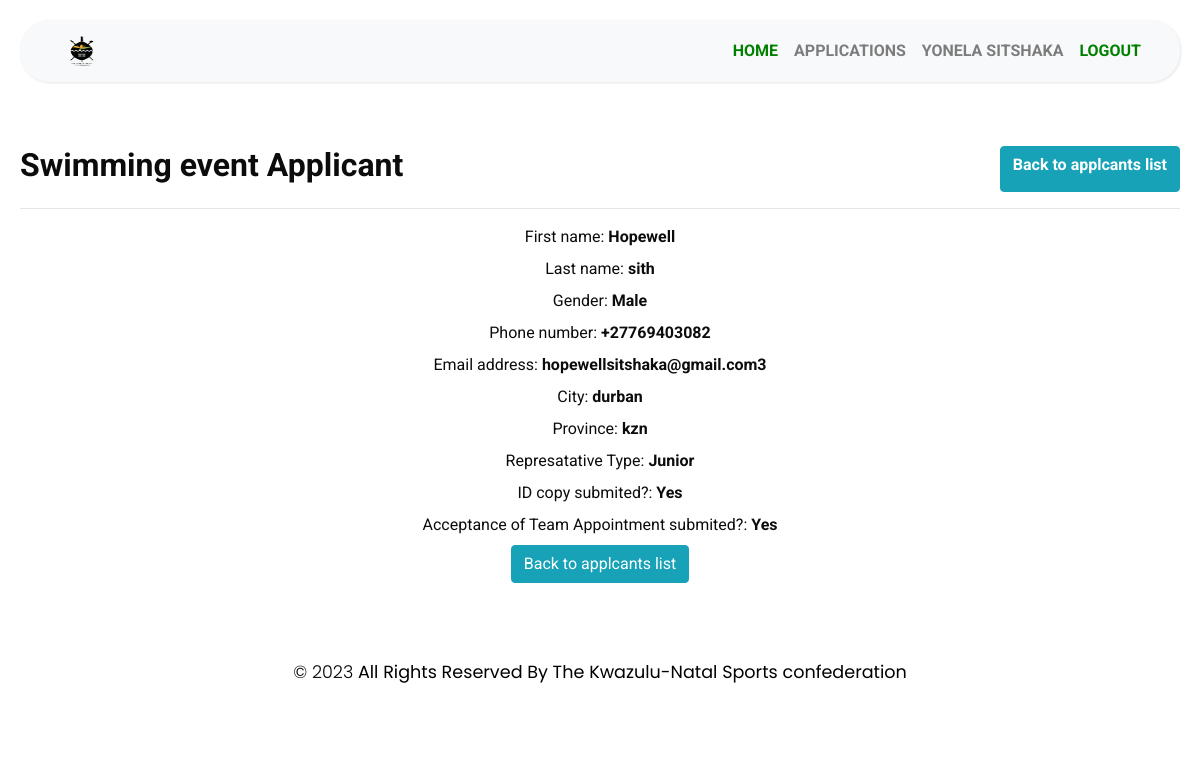
Screenshot of /represantativeDetails/1 (signed in) with the database file from the repository.
### MyApp/models.py (models this page shows)
class Application(models.Model):
    ApplicationId = models.AutoField(primary_key=True)
    user = models.ForeignKey(User,blank=True,null=True,on_delete=models.CASCADE)
    FederationPersonel = models.ForeignKey(FederationPersonel,blank=True,null=True,on_delete=models.CASCADE)
    EventName = models.CharField(max_length=255)
    StartDate = models.DateTimeField(max_length=255)
    EndDate = models.DateTimeField(max_length=255)
    HostCity = models.CharField(max_length=255)
    HostProvince =models.CharField(max_length=255)
    ReportSubmitAgreement = models.BooleanField(default=False)
    NumberOfTeam = models.IntegerField()
    MethodOfSelection = models.CharField(max_length=255)
    SelectionApprovedDate = models.DateField(max_length=255)
    TravelDateTime = models.DateTimeField(max_length=255)
    ModeOfTravel = models.CharField(max_length=255)
    CodeOfConductAcceped = models.BooleanField(default=False)
    RegulationsInterestDeclaration  = models.CharField(max_length=300, default='NotProvided')
    RegulationsInterestDeclaration  = models.CharField(max_length=300, default='NotProvided')
    SelectionCriteriaProtocols = models.CharField(max_length=300, default='NotProvided')
    GeneralRegulationSelectionProcedure  =models.CharField(max_length=300, default='NotProvided')
    DocumentationOfSelectionSubmitted = models.CharField(max_length=300, default='NotProvided')
    TeamOfficialDuties = models.CharField(max_length=300, default='NotProvided')
    AcceptanceOfTeamAppointment = models.CharField(max_length=300, default='NotProvided')
    HighPerformancePlan = models.CharField(max_length=300, default='NotProvided')
    EventInvitation  = models.CharField(max_length=300, default='NotProvided')
    ApplicationDate  = models.DateTimeField(default=datetime.now())
    Step = models.CharField(max_length=255, default='start')
    ApplicationStatus = models.CharField(max_length=255, default='Oncreate')
    isHistory = models.BooleanField(default=False)
    DateCreated = models.DateTimeField(default=datetime.now())
    DeclineReason = models.TextField(blank=True, null=True)
    CancelReason = models.TextField(blank=True, null=True)
    ApparelLetters = models.CharField(max_length=300, blank=True, null=True)

class Represantative(models.Model):
    RepresantativeId = models.AutoField(primary_key=True)
    application = models.ForeignKey(Application,blank=True,null=True,on_delete=models.CASCADE)
    FirstName = models.CharField(max_length=255)
    Surname =models.CharField(max_length=255)
    Gender = models.CharField(max_length=255)
    Event = models.CharField(max_length=255)
    PhoneNumber = models.CharField(max_length=255)
    Email = models.CharField(max_length=255)
    City = models.CharField(max_length=255)
    Province = models.CharField(max_length=255)
    Date = models.DateTimeField(auto_now=False, auto_now_add=True)
    RepresanativeLeve = models.CharField(max_length=255)
    Duration = models.CharField(max_length=255)
    IDCopySubmited = models.BooleanField(default=False,blank=False,null=False)
    AcceptanceofTeamAppointment = models.BooleanField(default=False,blank=False,null=False)
    RepresatativeType = models.CharField(max_length=255, default='Junior')

### MyApp/views.py (the view)
# urls.py: path('represantativeDetails/<int:represantativeId>', views.represantativeDetails, name="represantativeDetails"),
def represantativeDetails(request, represantativeId):
    represantative = get_object_or_404(Represantative, pk=represantativeId)
    application = represantative.application
    return render(request, 'MyApp/represantativeDetails.html',{"represantative":represantative,"application":application})

### MyApp/templates/MyApp/represantativeDetails.html (shortened to what this page needs)
{% extends "MyApp/base.html" %}
{% block content %}
    {% load static %}
    <div style="display:flex; justify-content:space-between;">
        <div>
        <h2>
            <b>
                {{application.EventName}} Applicant
            </b>
        </h2>
        </div>
        <a style="display:flex; justify-content:center;align-content:center" href="{% url 'Applcants' applicationId=application.ApplicationId %}" class="btn btn-info">
            <b>
                Back to applcants list
            </b>
        </a>
    </div>
    <hr/>
    <div class="container">
        <center>
            <div>
                <label>First name: <b>{{represantative.FirstName}}</b></label><br/>
                <label>Last name: <b>{{represantative.Surname}}</b></label><br/>
                <label>Gender: <b>{{represantative.Gender}}</b></label><br/>
                <label>Phone number: <b>{{represantative.PhoneNumber}}</b></label><br/>
                <label>Email address: <b>{{represantative.Email}}</b></label><br/>
                <label>City: <b>{{represantative.City}}</b></label><br/>
                <label>Province: <b>{{represantative.Province}}</b></label><br/>
                <label>Represatative Type: <b>{{represantative.RepresatativeType}}</b></label><br/>
                <label>ID copy submited?: <b>
                    {% if represantative.IDCopySubmited == True%}
                        Yes
                    {% else %}
                        No
                    {% endif %}
                    </b>
                </label><br/>
                <label>Acceptance  of Team Appointment submited?: <b>
                    {% if represantative.AcceptanceofTeamAppointment == True%}
                        Yes
                    {% else %}
                        No
                    {% endif %}
                    </b>
                </label><br/>
                <a href="{% url 'Applcants' applicationId=application.ApplicationId %}" class="btn btn-info">
                    Back to applcants list
                </a>
            </div>
        </center>
    </div>
{% endblock %}

### MyApp/templates/MyApp/base.html (shortened to what this page needs)
<!DOCTYPE html>
<html>
<head>
    {%load static %}
    <link rel="stylesheet" href="{% static 'manageProfile/Profile.css' %}">
    <link rel="stylesheet" href="https://stackpath.bootstrapcdn.com/bootstrap/4.1.0/css/bootstrap.min.css">
    <link rel="stylesheet" href="{% static 'manageProfile/css/style5.css' %}">
    <link rel="stylesheet" href="{% static 'manageProfile/css/style.css' %}">
    <link rel="stylesheet" href="{% static 'manageProfile/css1/style.css' %}">
<link rel="stylesheet" type="text/css" href="{% static 'manageProfile/css1/bootstrap.css' %}" />
  <link rel="stylesheet" href="{% static 'manageProfile/css1/nice-select.min.css' %}">
  <link rel="stylesheet" type="text/css" href="https://cdnjs.cloudflare.com/ajax/libs/OwlCarousel2/2.3.4/assets/owl.carousel.min.css" />
  <link href="{% static 'manageProfile/css1/font-awesome.min.css' %}" rel="stylesheet" />
  <link href="{% static 'manageProfile/css1/style.css' %}" rel="stylesheet" />
  <link href="{% static 'manageProfile/css1/responsive.css' %}" rel="stylesheet" />
</head>
<body>
    <div class="wrapper" >
        <div id="content">
            <nav class="navbar navbar-expand-lg navbar-light bg-light" style="border-radius:30px">
                <div class="container-fluid" style="color: black;">
                    <a class="nav-link" href="{% url 'home' %}" style="color: green;"> <img style="width:inherit;width:30px;border-radius:12px;height:30px " src="{% static 'manageProfile/images/kzn-sports-confederation-logo.png' %}" class="thumbnail"/></a>
                    <div class="collapse navbar-collapse" id="navbarSupportedContent">
                      <ul class="nav navbar-nav ml-auto"style="color: azure;">
                            {% if user.is_authenticated %}
                                <li class="nav-item text-uppercase font-weight-bold">
                                    <a style="color: green;" class="nav-link"  href="{% url 'home' %}">Home</a>
                                </li>
                                {% if user.is_superuser %}
                                    {% comment %} <li class="nav-item">
                                        <a style="color: black;" class="nav-link" href="#"> Supper User State</a>
                                    </li> {% endcomment %}
                                    <li class="nav-item text-uppercase font-weight-bold">
                                        <a href="{% url 'Applications' %}" style="color: green;" class="nav-link" href="">Applications</a>
                                    </li>
                                {% else %}
                                    <li class="nav-item text-uppercase font-weight-bold">
                                        <a class="nav-link" href="{%   url 'my_applications' %}" >Applications</a>
                                    </li>
                                {% endif %}
                                <li class="nav-item text-uppercase font-weight-bold">
                                    <a class="nav-link" href="{% url 'account' %}">{{user.first_name}} {{user.last_name}}</a>
                                </li>
                                <li class="nav-item text-uppercase font-weight-bold">
                                    <a style="color: green;" class="nav-link" href="{% url 'logoutuser' %}">logout</a>
                                </li>
                            {% endif %}
                        </ul>
                    </div>
                </div>
            </nav>
            <br>
            {% block content %}
            {% endblock %}
            <br>
            <footer class="footer_section" style="height:auto;margin-bottom:0px;width: 100%; margin-top: 10px;border-radius:30px">
                <div class="container" style="margin-bottom:0px;padding:1rem">
                    <center>
                        <b class="text-center">
                            <p style="color:black;">
                                &copy; <span id="displayYear"></span><b> All Rights Reserved By The</b>
                                <a href="#"><b>Kwazulu-Natal Sports confederation</b></a>
                            </p>
                        </b>
                    </center>
                </div>
            </footer>
        </div>
    </div>
</body>
</html>

### MyApp/static/manageProfile/css/style5.css (style rules this page uses)
body { font-family: 'Poppins', sans-serif; background: #fafafa; }
p { font-family: 'Poppins', sans-serif; font-size: 1.1em; font-weight: 300; line-height: 1.7em; color: #999; }
a, a:hover, a:focus { color: inherit; text-decoration: none; transition: all 0.3s; }
.navbar { padding: 15px 10px; background: #fff; border: none; border-radius: 0; margin-bottom: 40px; box-shadow: 1px 1px 3px rgba(0, 0, 0, 0.1); }
.wrapper { display: flex; width: 100%; align-items: stretch; perspective: 1500px; }
#content { width: 100%; padding: 20px; min-height: 100vh; transition: all 0.3s; }

### MyApp/static/manageProfile/css1/style.css (style rules this page uses)
body { font-family: "Roboto", sans-serif; color: #0c0c0c; background-color: #ffffff; overflow-x: hidden; }
a, a:hover, a:focus { text-decoration: none; }
.btn, .btn:focus { outline: none !important; -webkit-box-shadow: none; box-shadow: none; }
.footer_section { position: relative; background-color: #ffffff; text-align: center; }
.footer_section p { color: #155263; padding: 25px 0; margin: 0; }
.footer_section p a { color: inherit; }

### MyApp/static/manageProfile/css1/responsive.css (style rules this page uses)
@media (min-width: 1200px) { .container { max-width: 1170px; } }

### rows the page displays
Application: EventName "Swimming event"
Represantative: FirstName "Hopewell", Surname "sith", Gender "Male", PhoneNumber "+27769403082", Email "hopewellsitshaka@gmail.com3", City "durban", Province "kzn", RepresatativeType "Junior"

### other values shown
{{ user.first_name }} "YONELA"
{{ user.last_name }} "SITSHAKA"
